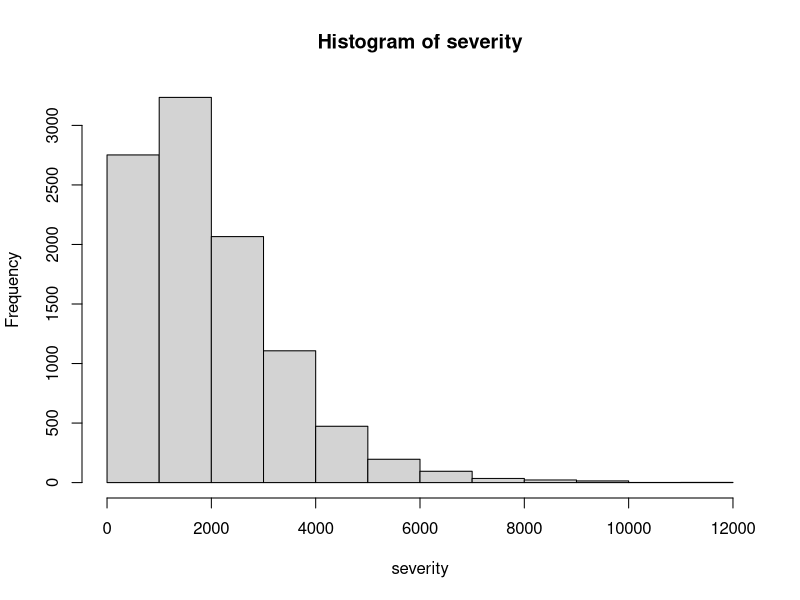
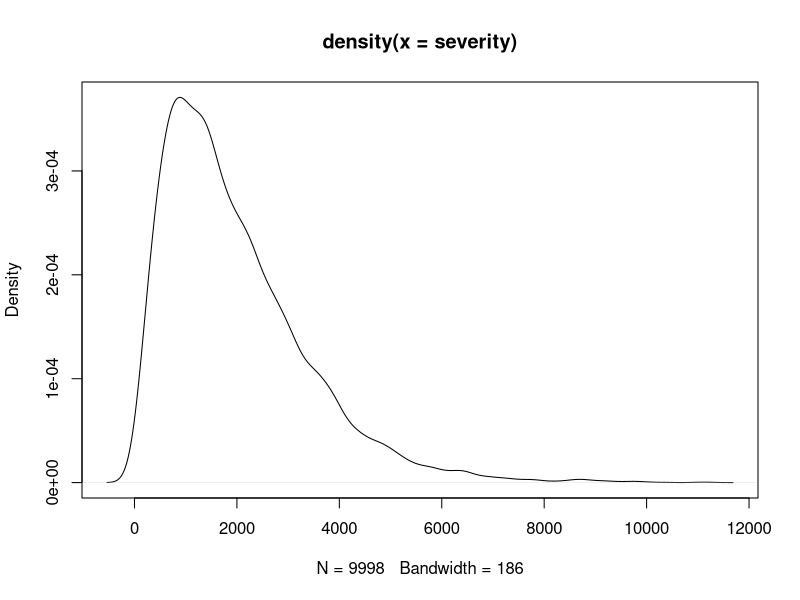
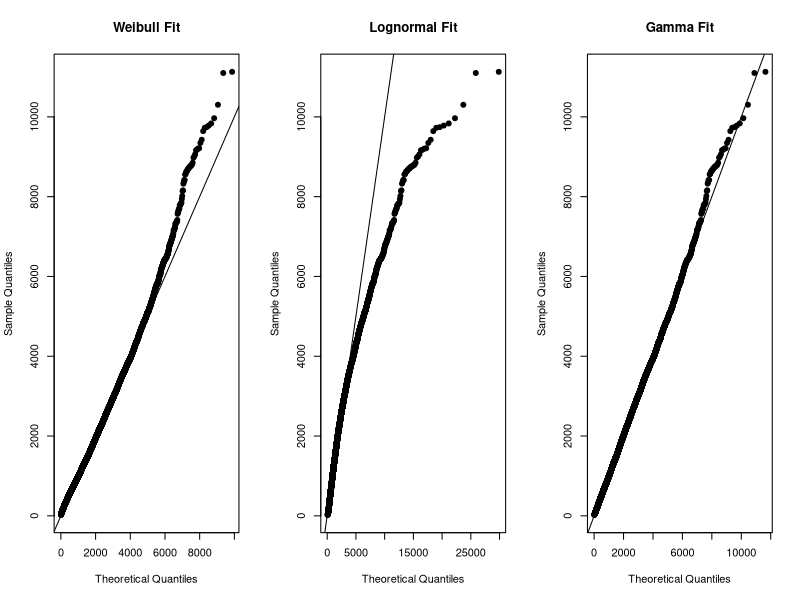
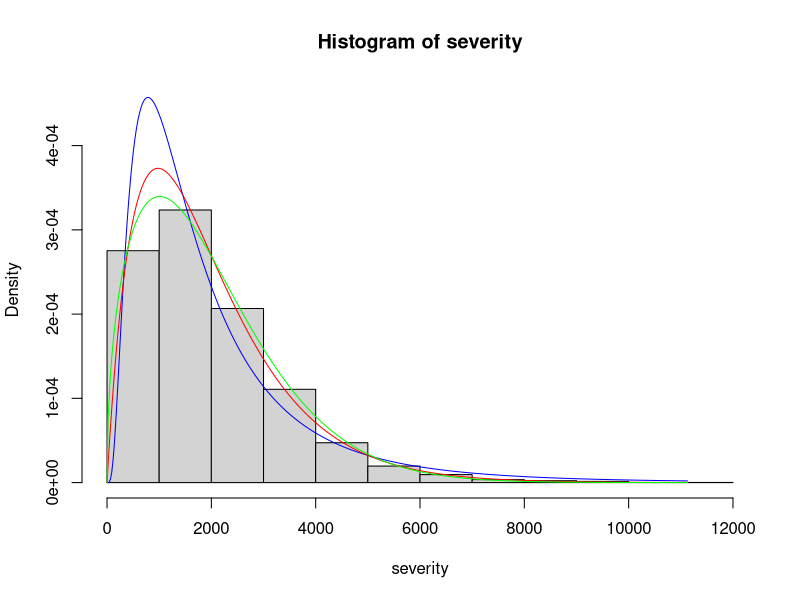
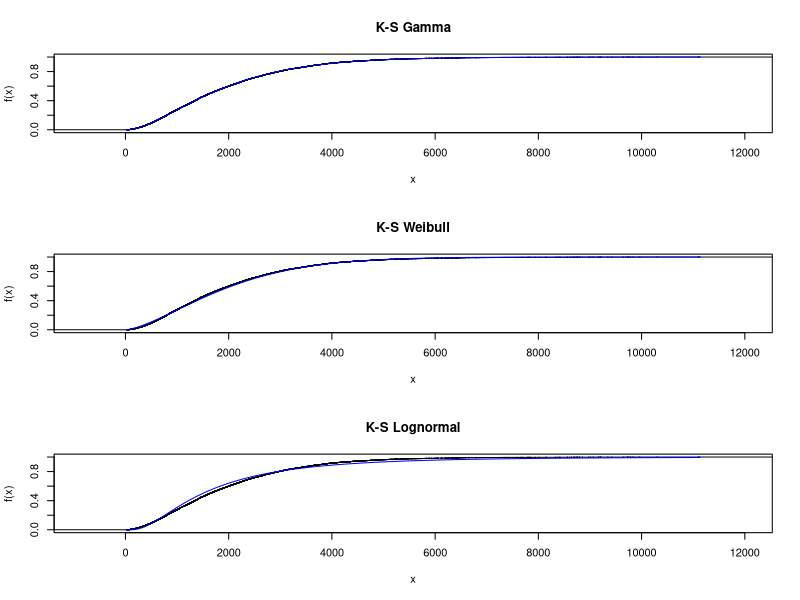
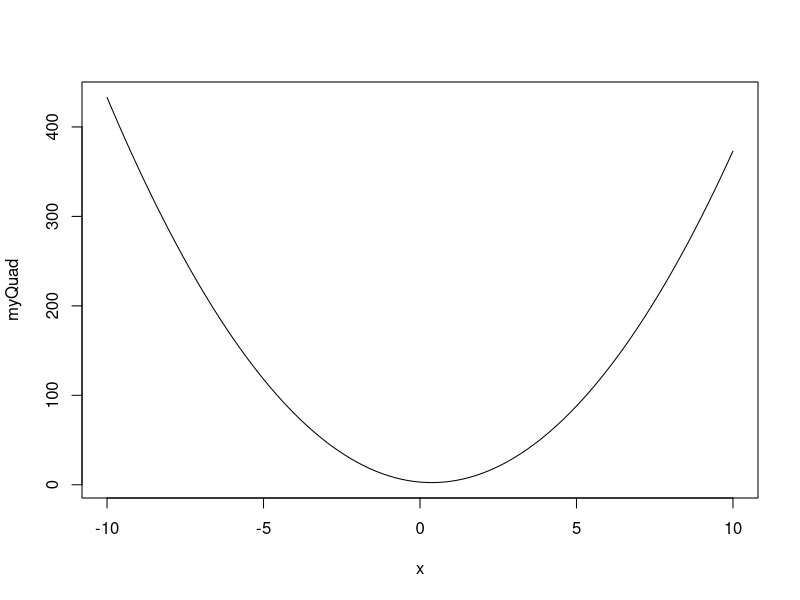
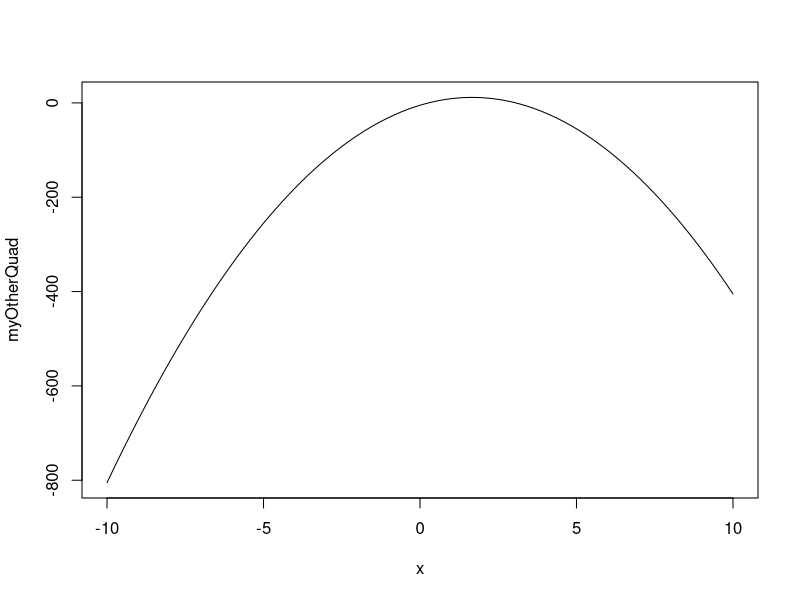
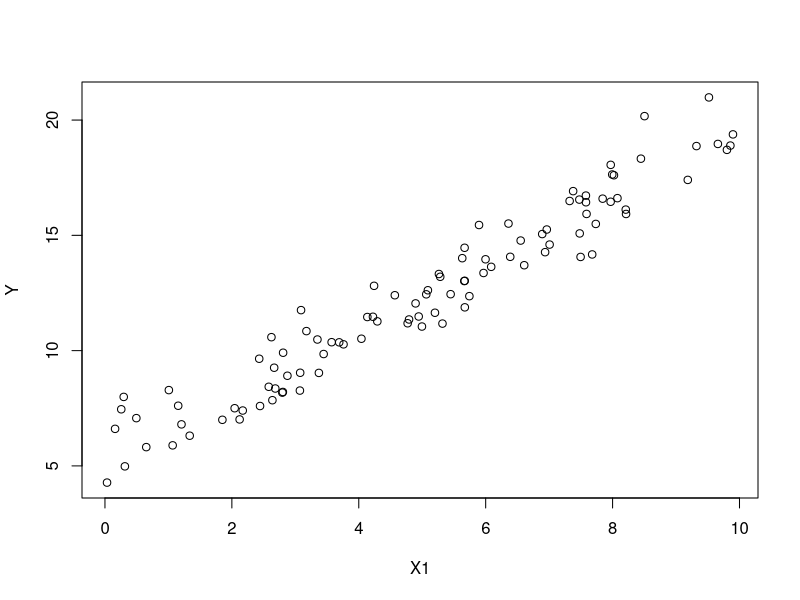

Source code (R) for these figures, in order:
## ----include=FALSE-------------------------------------------------------
knitr::opts_chunk$set(
    warning=FALSE
  , error=FALSE
  , echo=TRUE
  , message=FALSE
  , fig.height = 4.5
  , collapse = TRUE
)
knitr::opts_knit$set(root.dir = normalizePath('../../'))

## ------------------------------------------------------------------------
set.seed(8910)
years <- 2001:2010
frequency <- 1000

N <- rpois(length(years), frequency)

sevShape <- 2
sevScale <- 1000
severity <- rgamma(sum(N), sevShape, scale = sevScale)

## ----collapse=TRUE-------------------------------------------------------
mean(severity)
median(severity)
var(severity)
sd(severity)
quantile(severity, 0.25)
quantile(severity, c(0.25, 0.5, 0.75))

## ------------------------------------------------------------------------
summary(severity)

## ------------------------------------------------------------------------
hist(severity)

## ------------------------------------------------------------------------
plot(density(severity))

## ------------------------------------------------------------------------
library(MASS)

fitGamma <- fitdistr(severity, "gamma")
fitLognormal <- fitdistr(severity, "lognormal")
fitWeibull <- fitdistr(severity, "Weibull")

fitGamma
fitLognormal
fitWeibull

## ------------------------------------------------------------------------
probabilities = (1:(sum(N)))/(sum(N)+1)

weibullQ <- qweibull(probabilities, coef(fitWeibull)[1], coef(fitWeibull)[2])
lnQ <- qlnorm(probabilities, coef(fitLognormal)[1], coef(fitLognormal)[2])
gammaQ <- qgamma(probabilities, coef(fitGamma)[1], coef(fitGamma)[2])

sortedSeverity <- sort(severity)

## ----eval=FALSE----------------------------------------------------------
## oldPar <- par(mfrow = c(1,3))
## plot(sort(weibullQ), sortedSeverity, xlab = 'Theoretical Quantiles', ylab = 'Sample Quantiles', pch=19, main = "Weibull Fit")
## abline(0,1)
## 
## plot(sort(lnQ), sortedSeverity, xlab = 'Theoretical Quantiles', ylab = 'Sample Quantiles', pch=19, main = "Lognormal Fit")
## abline(0,1)
## 
## plot(sort(gammaQ), sortedSeverity, xlab = 'Theoretical Quantiles', ylab = 'Sample Quantiles', pch=19, main = "Gamma Fit")
## abline(0,1)
## 
## par(oldPar)

## ----echo=FALSE----------------------------------------------------------
oldPar <- par(mfrow = c(1,3))
plot(sort(weibullQ), sortedSeverity, xlab = 'Theoretical Quantiles', ylab = 'Sample Quantiles', pch=19, main = "Weibull Fit")
abline(0,1)

plot(sort(lnQ), sortedSeverity, xlab = 'Theoretical Quantiles', ylab = 'Sample Quantiles', pch=19, main = "Lognormal Fit")
abline(0,1)

plot(sort(gammaQ), sortedSeverity, xlab = 'Theoretical Quantiles', ylab = 'Sample Quantiles', pch=19, main = "Gamma Fit")
abline(0,1)

par(oldPar)

## ------------------------------------------------------------------------
sampleLogMean <- fitLognormal$estimate[1]
sampleLogSd <- fitLognormal$estimate[2]

sampleShape <- fitGamma$estimate[1]
sampleRate <- fitGamma$estimate[2]

sampleShapeW <- fitWeibull$estimate[1]
sampleScaleW <- fitWeibull$estimate[2]

x <- seq(0, max(severity), length.out=500)
yLN <- dlnorm(x, sampleLogMean, sampleLogSd)
yGamma <- dgamma(x, sampleShape, sampleRate)
yWeibull <- dweibull(x, sampleShapeW, sampleScaleW)

## ----eval=FALSE----------------------------------------------------------
## hist(severity, freq=FALSE, ylim=range(yLN, yGamma))
## 
## lines(x, yLN, col="blue")
## lines(x, yGamma, col="red")
## lines(x, yWeibull, col="green")

## ----echo=FALSE, fig.height=5.5------------------------------------------
hist(severity, freq=FALSE, ylim=range(yLN, yGamma))

lines(x, yLN, col="blue")
lines(x, yGamma, col="red")
lines(x, yWeibull, col="green")

## ------------------------------------------------------------------------
sampleCumul <- seq(1, length(severity)) / length(severity)
stepSample  <- stepfun(sortedSeverity, c(0, sampleCumul), f = 0)
yGamma <- pgamma(sortedSeverity, sampleShape, sampleRate)
yWeibull <- pweibull(sortedSeverity, sampleShapeW, sampleScaleW)
yLN <- plnorm(sortedSeverity, sampleLogMean, sampleLogSd)

## ----echo=FALSE,  fig.height=5.5-----------------------------------------
oldPar <- par(mfrow = c(3,1))
plot(stepSample, col="black", main = "K-S Gamma")
lines(sortedSeverity, yGamma, col = "blue")

plot(stepSample, col="black", main = "K-S Weibull")
lines(sortedSeverity, yWeibull, col = "blue")

plot(stepSample, col="black", main = "K-S Lognormal")
lines(sortedSeverity, yLN, col = "blue")
par(oldPar)

## ------------------------------------------------------------------------
testGamma <- ks.test(severity, "pgamma", sampleShape, sampleRate)
testLN <- ks.test(severity, "plnorm", sampleLogMean, sampleLogSd)
testWeibull <- ks.test(severity, "pweibull", sampleShapeW, sampleScaleW)

testGamma
testLN
testWeibull

## ------------------------------------------------------------------------
quadraticFun <- function(a, b, c){
  function(x) a*x^2 + b*x + c
}

myQuad <- quadraticFun(a=4, b=-3, c=3)

## ----echo=FALSE----------------------------------------------------------
plot(myQuad, -10, 10)

## ------------------------------------------------------------------------
myResult <- optim(8, myQuad)
myResult

## ------------------------------------------------------------------------
myOtherQuad <- quadraticFun(-6, 20, -5)
plot(myOtherQuad, -10, 10)

## ------------------------------------------------------------------------
myResult <- optim(8, myOtherQuad)
myResult
myResult <- optim(8, myOtherQuad, control = list(fnscale=-1))
myResult

## ------------------------------------------------------------------------
N <- 100
B0 <- 5
B1 <- 1.5

set.seed(1234)

e <- rnorm(N, mean = 0, sd = 1)
X1 <- runif(N, 0, 10)

Y <- B0 + B1 * X1 + e

## ------------------------------------------------------------------------
plot(X1, Y)

## ------------------------------------------------------------------------
fit <- lm(Y ~ X1)
summary(fit)

## ------------------------------------------------------------------------
prediction <- predict(fit)

## ----echo=FALSE----------------------------------------------------------
plot(X1, Y)
lines(X1, prediction, col="red")

## ------------------------------------------------------------------------
plot(Y, residuals(fit))
abline(0, 0, col="red")

## ------------------------------------------------------------------------
severity <- 10000
CV <- .3
sigma <- sqrt(log(1 + CV^2))
mu <- log(severity) - sigma^2/2
plot(function(x) dlnorm(x), mu, sigma, ylab="LN f(x)")

